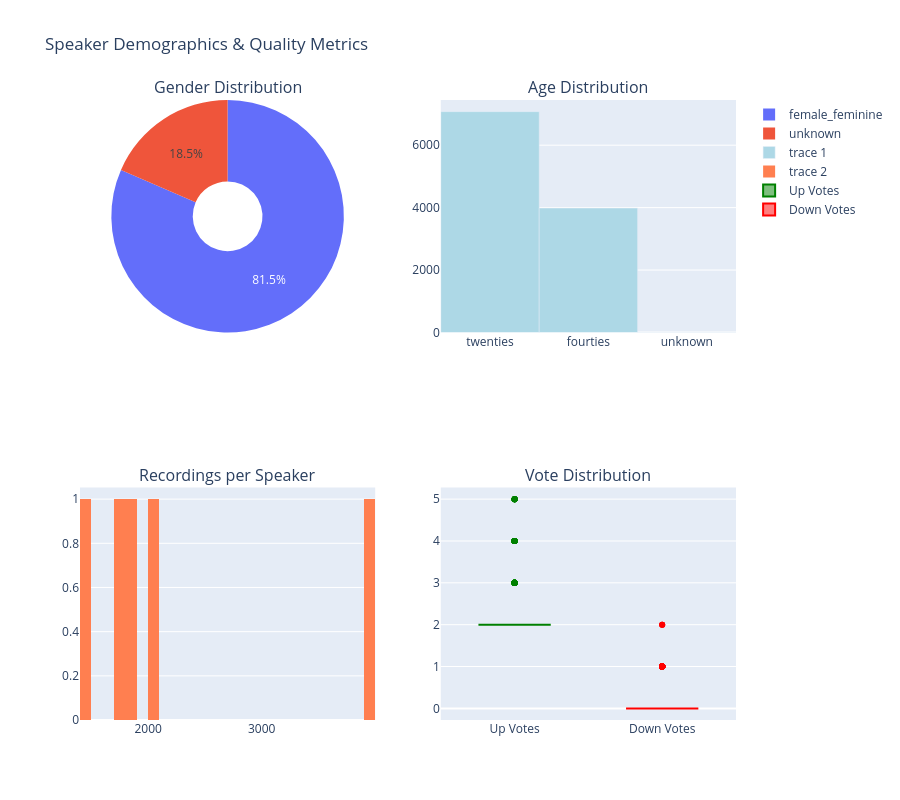

Notebook code cell kept with this figure:
### Markdown cell above
---
## 6. Speaker Demographics Analysis <a id='section6'></a>

### Objective
Assess demographic diversity for robust ASR model generalization.

### Key Metrics
- **Gender Balance**: Chi-square test for uniformity
- **Age Distribution**: Coverage across age groups
- **Speaker Diversity**: Unique contributors
- **Recording Quality**: Up/down vote analysis

### Bias Assessment
Identify potential demographic biases that may affect model fairness.

### Code cell
# Demographics analysis on training set
train = datasets['train'].copy()

# Clean and prepare data
train['gender'] = train['gender'].fillna('unknown')
train['age'] = train['age'].fillna('unknown')

# Speaker statistics
unique_speakers = train['client_id'].nunique()
recordings_per_speaker = train.groupby('client_id').size()

# Gender distribution
gender_dist = train['gender'].value_counts()
age_dist = train['age'].value_counts()

# Chi-square test for gender balance
if len(gender_dist) > 1:
    chi2, p_value = stats.chisquare(gender_dist.values)
else:
    chi2, p_value = None, None

# Visualization
fig = make_subplots(
    rows=2, cols=2,
    subplot_titles=('Gender Distribution', 'Age Distribution', 
                    'Recordings per Speaker', 'Vote Distribution'),
    specs=[[{'type': 'pie'}, {'type': 'bar'}],
           [{'type': 'histogram'}, {'type': 'box'}]]
)

# Gender pie chart
fig.add_trace(go.Pie(labels=gender_dist.index, values=gender_dist.values,
                     hole=0.3), row=1, col=1)

# Age bar chart
fig.add_trace(go.Bar(x=age_dist.index, y=age_dist.values,
                     marker_color='lightblue'), row=1, col=2)

# Recordings per speaker
fig.add_trace(go.Histogram(x=recordings_per_speaker, nbinsx=50,
                           marker_color='coral'), row=2, col=1)

# Vote distribution
fig.add_trace(go.Box(y=train['up_votes'], name='Up Votes',
                     marker_color='green'), row=2, col=2)
fig.add_trace(go.Box(y=train['down_votes'], name='Down Votes',
                     marker_color='red'), row=2, col=2)

fig.update_layout(height=800, showlegend=True,
                  title_text='Speaker Demographics & Quality Metrics')
fig.show()

# Statistical summary
print('\n👥 SPEAKER DEMOGRAPHICS')
print('='*60)
print(f'Unique Speakers       : {unique_speakers:,}')
print(f'Avg Recordings/Speaker: {recordings_per_speaker.mean():.2f}')
print(f'Median Recordings     : {recordings_per_speaker.median():.0f}')
print(f'Max Recordings        : {recordings_per_speaker.max()}')
print('='*60)
print('\nGender Distribution:')
for gender, count in gender_dist.items():
    print(f'  {gender:20}: {count:>6,} ({count/len(train)*100:>5.1f}%)')
if chi2 is not None:
    print(f'\n  χ² test: χ²={chi2:.2f}, p={p_value:.4f}')
    print(f'  Balance: {"Uniform" if p_value > 0.05 else "Imbalanced"} (α=0.05)')
print('\nAge Distribution:')
for age, count in age_dist.items():
    print(f'  {age:20}: {count:>6,} ({count/len(train)*100:>5.1f}%)')
print('='*60)
print('\n📊 QUALITY METRICS')
print(f'Avg Up Votes   : {train["up_votes"].mean():.2f}')
print(f'Avg Down Votes : {train["down_votes"].mean():.2f}')
print(f'Approval Rate  : {(train["up_votes"].sum()/(train["up_votes"].sum()+train["down_votes"].sum())*100):.1f}%')
print('='*60)

### Figure 1 — Plotly figure (JSON) as saved in the notebook; plotly's stock layout.template omitted (floating-point values rounded to 4 significant figures; data arrays with more than 128 entries replaced by an {"elided": "..."} marker saying what was removed)
{"data": [{"domain": {"x": [0, 0.45], "y": [0.625, 1]}, "hole": 0.3, "labels": ["female_feminine", "unknown"], "type": "pie", "values": [9021, 2044]}, {"marker": {"color": "lightblue"}, "type": "bar", "x": ["twenties", "fourties", "unknown"], "xaxis": "x", "y": [7075, 3985, 5], "yaxis": "y"}, {"marker": {"color": "coral"}, "nbinsx": 50, "type": "histogram", "x": [2039, 3990, 1436, 1790, 1810], "xaxis": "x2", "yaxis": "y2"}, {"marker": {"color": "green"}, "name": "Up Votes", "type": "box", "xaxis": "x3", "y": {"elided": "11065 int values"}, "yaxis": "y3"}, {"marker": {"color": "red"}, "name": "Down Votes", "type": "box", "xaxis": "x3", "y": {"elided": "11065 int values"}, "yaxis": "y3"}], "layout": {"annotations": [{"font": {"size": 16}, "showarrow": false, "text": "Gender Distribution", "x": 0.225, "xanchor": "center", "xref": "paper", "y": 1, "yanchor": "bottom", "yref": "paper"}, {"font": {"size": 16}, "showarrow": false, "text": "Age Distribution", "x": 0.775, "xanchor": "center", "xref": "paper", "y": 1, "yanchor": "bottom", "yref": "paper"}, {"font": {"size": 16}, "showarrow": false, "text": "Recordings per Speaker", "x": 0.225, "xanchor": "center", "xref": "paper", "y": 0.375, "yanchor": "bottom", "yref": "paper"}, {"font": {"size": 16}, "showarrow": false, "text": "Vote Distribution", "x": 0.775, "xanchor": "center", "xref": "paper", "y": 0.375, "yanchor": "bottom", "yref": "paper"}], "height": 800, "showlegend": true, "title": {"text": "Speaker Demographics & Quality Metrics"}, "xaxis": {"anchor": "y", "domain": [0.55, 1]}, "xaxis2": {"anchor": "y2", "domain": [0, 0.45]}, "xaxis3": {"anchor": "y3", "domain": [0.55, 1]}, "yaxis": {"anchor": "x", "domain": [0.625, 1]}, "yaxis2": {"anchor": "x2", "domain": [0, 0.375]}, "yaxis3": {"anchor": "x3", "domain": [0, 0.375]}}}
